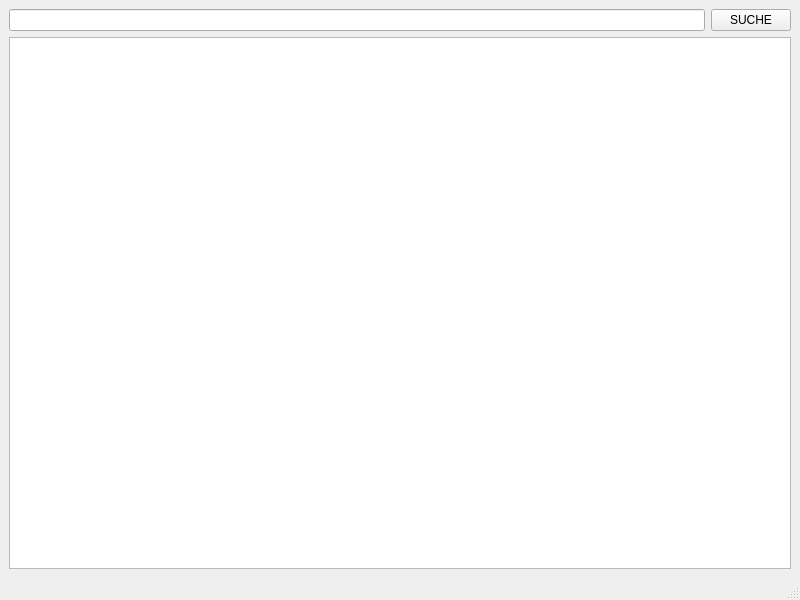
<?xml version="1.0" encoding="UTF-8"?>
<ui version="4.0">
 <class>MainWindow</class>
 <widget class="QMainWindow" name="MainWindow">
  <property name="geometry">
   <rect>
    <x>0</x>
    <y>0</y>
    <width>800</width>
    <height>600</height>
   </rect>
  </property>
  <property name="windowTitle">
   <string>MainWindow</string>
  </property>
  <widget class="QWidget" name="centralwidget">
   <layout class="QGridLayout" name="gridLayout_2">
    <item row="0" column="0">
     <layout class="QGridLayout" name="gridLayout">
      <item row="0" column="0">
       <widget class="QLineEdit" name="lineEdit"/>
      </item>
      <item row="0" column="1">
       <widget class="QPushButton" name="pushButton">
        <property name="text">
         <string>SUCHE</string>
        </property>
       </widget>
      </item>
     </layout>
    </item>
    <item row="1" column="0">
     <widget class="QListView" name="listView"/>
    </item>
   </layout>
  </widget>
  <widget class="QMenuBar" name="menubar">
   <property name="geometry">
    <rect>
     <x>0</x>
     <y>0</y>
     <width>800</width>
     <height>23</height>
    </rect>
   </property>
  </widget>
  <widget class="QStatusBar" name="statusbar"/>
 </widget>
 <resources/>
 <connections/>
</ui>
